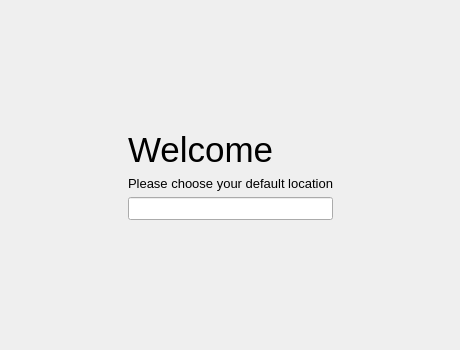
<?xml version="1.0" encoding="UTF-8"?>
<ui version="4.0">
 <class>LocationWidget</class>
 <widget class="QWidget" name="LocationWidget">
  <property name="geometry">
   <rect>
    <x>0</x>
    <y>0</y>
    <width>460</width>
    <height>350</height>
   </rect>
  </property>
  <property name="windowTitle">
   <string>Form</string>
  </property>
  <layout class="QVBoxLayout" name="verticalLayout">
   <item>
    <spacer name="locSpacerTop">
     <property name="orientation">
      <enum>Qt::Vertical</enum>
     </property>
     <property name="sizeHint" stdset="0">
      <size>
       <width>0</width>
       <height>0</height>
      </size>
     </property>
    </spacer>
   </item>
   <item>
    <widget class="QFrame" name="locFrame">
     <property name="frameShape">
      <enum>QFrame::NoFrame</enum>
     </property>
     <property name="frameShadow">
      <enum>QFrame::Raised</enum>
     </property>
     <layout class="QHBoxLayout" name="horizontalLayout">
      <item>
       <spacer name="locSpacerLeft">
        <property name="orientation">
         <enum>Qt::Horizontal</enum>
        </property>
        <property name="sizeHint" stdset="0">
         <size>
          <width>0</width>
          <height>0</height>
         </size>
        </property>
       </spacer>
      </item>
      <item>
       <widget class="QFrame" name="locWelcomeFrame">
        <property name="sizePolicy">
         <sizepolicy hsizetype="Minimum" vsizetype="Minimum">
          <horstretch>0</horstretch>
          <verstretch>0</verstretch>
         </sizepolicy>
        </property>
        <property name="frameShape">
         <enum>QFrame::NoFrame</enum>
        </property>
        <layout class="QGridLayout" name="gridLayout">
         <item row="0" column="0">
          <widget class="QLabel" name="lbWelcome">
           <property name="font">
            <font>
             <pointsize>26</pointsize>
            </font>
           </property>
           <property name="text">
            <string>Welcome</string>
           </property>
          </widget>
         </item>
         <item row="1" column="0">
          <widget class="QLabel" name="lbLocation">
           <property name="font">
            <font>
             <pointsize>10</pointsize>
            </font>
           </property>
           <property name="text">
            <string>Please choose your default location</string>
           </property>
          </widget>
         </item>
         <item row="2" column="0">
          <widget class="QLineEdit" name="edLocation">
           <property name="font">
            <font>
             <pointsize>10</pointsize>
            </font>
           </property>
           <property name="inputMask">
            <string/>
           </property>
          </widget>
         </item>
        </layout>
       </widget>
      </item>
      <item>
       <spacer name="locSpacerRight">
        <property name="orientation">
         <enum>Qt::Horizontal</enum>
        </property>
        <property name="sizeHint" stdset="0">
         <size>
          <width>0</width>
          <height>0</height>
         </size>
        </property>
       </spacer>
      </item>
     </layout>
    </widget>
   </item>
   <item>
    <spacer name="locSpacerBottom">
     <property name="orientation">
      <enum>Qt::Vertical</enum>
     </property>
     <property name="sizeHint" stdset="0">
      <size>
       <width>0</width>
       <height>0</height>
      </size>
     </property>
    </spacer>
   </item>
  </layout>
 </widget>
 <resources/>
 <connections/>
</ui>
